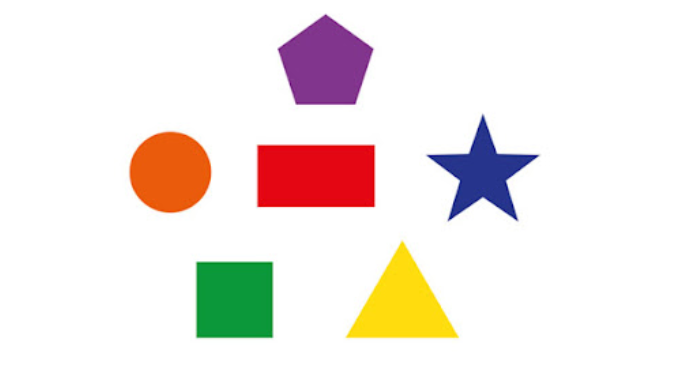
#> input picture labs/image processing/shapes.jpg, 673 x 384 px
$ python shapedetection.py
#> lines starting #> are read from the running program, lines starting #| are printed output that depends on the picture; after the words box and inside, x2 and y2 are one past the last pixel; in counts of white or black regions, pixels touching at a corner belong together
import cv2
import numpy as np

# Read the image
img1 = cv2.imread('shapes.jpg')
#> img1 is the input picture: shape (384, 673, 3); mean B, G, R 229.1, 233.4, 241.7
img2 = cv2.imread('shapes.jpg')

# Convert to grayscale
img1Grey = cv2.cvtColor(img1, cv2.COLOR_BGR2GRAY)
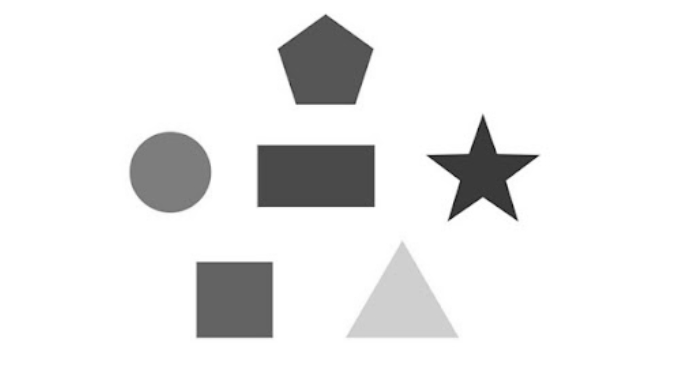
#> img1Grey: shape (384, 673); min 17, max 255, mean 235.4

# Apply threshold
_, thrash = cv2.threshold(img1Grey, 240, 255, cv2.THRESH_BINARY)
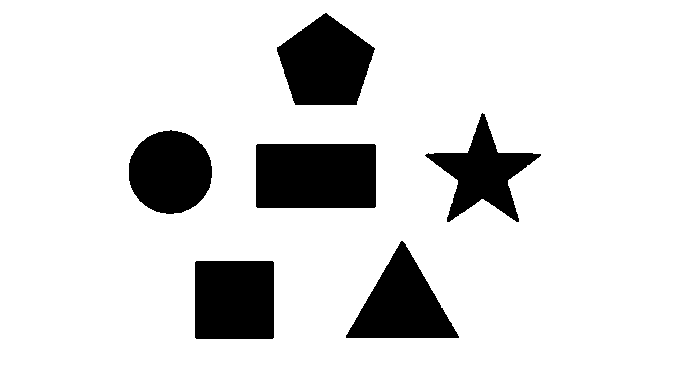
#> thrash: shape (384, 673); 86.1% white; 6 black regions

# Find contours
contours, _ = cv2.findContours(thrash, cv2.RETR_TREE, cv2.CHAIN_APPROX_NONE)
#> contours = 7 contours; box (x1, y1, x2, y2) and area: (0, 0, 673, 384) 257376, (255, 143, 377, 209) 7857, (276, 12, 376, 106) 6419, (194, 260, 275, 340) 6312, (345, 240, 460, 339) 5816, (128, 129, 213, 215) 5580, (424, 112, 542, 223) 4938

# Save the original labeled image
cv2.imwrite("OriginalOne.jpg", img1)

# Create a mask to remove all non-star shapes
mask = np.zeros(img1.shape[:2], dtype=np.uint8)  # Black mask (0 means remove, 255 means keep)

for contour in contours:
    approx = cv2.approxPolyDP(contour, 0.01 * cv2.arcLength(contour, True), True)
    cv2.drawContours(img1, [approx], 0, (0, 0, 0), 5)

    x = approx.ravel()[0]
    y = approx.ravel()[1] - 5

    if len(approx) == 3:
        cv2.putText(img1, "Triangle", (x, y), cv2.FONT_HERSHEY_COMPLEX, 0.5, (0, 0, 0))
        cv2.drawContours(mask, [contour], 0, 0, -1)  # Remove triangle (set mask to 0)

    elif len(approx) == 4:
        x1, y1, w, h = cv2.boundingRect(approx)
        aspectRatio = float(w) / h

        if 0.95 <= aspectRatio <= 1.05:
            cv2.putText(img1, "Square", (x, y), cv2.FONT_HERSHEY_COMPLEX, 0.5, (0, 0, 0))
        else:
            cv2.putText(img1, "Rectangle", (x, y), cv2.FONT_HERSHEY_COMPLEX, 0.5, (0, 0, 0))

        cv2.drawContours(mask, [contour], 0, 0, -1)  # Remove square/rectangle

    elif len(approx) == 5:
        cv2.putText(img1, "Pentagon", (x, y), cv2.FONT_HERSHEY_COMPLEX, 0.5, (0, 0, 0))
        cv2.drawContours(mask, [contour], 0, 0, -1)  # Remove pentagon

    elif len(approx) == 10:
        cv2.putText(img1, "Star", (x, y), cv2.FONT_HERSHEY_COMPLEX, 0.5, (0, 0, 0))
        cv2.drawContours(mask, [contour], 0, 255, -1)  # Keep the star (set mask to 255)

    else:
        cv2.putText(img1, "Circle", (x, y), cv2.FONT_HERSHEY_COMPLEX, 0.5, (0, 0, 0))
        cv2.drawContours(mask, [contour], 0, 0, -1)  # Remove circle
#> this loop made 7 passes
#> (approx, x, y, x1, y1, w, h, aspectRatio) on passes 1, 2, 4: ([[0, 0], [0, 383], [672, 383], [672, 0]], 0, -5, 0, 0, 673, 384, 1.75), ([[194, 262], [272, 260], [274, 337], [196, 339]], 194, 257, 194, 260, 81, 80, 1.01), ([[255, 145], [374, 143], [376, 206], [257, 208]], 255, 140, 255, 143, 122, 66, 1.85)
#> (x, y) on passes 5 to 7: (170, 124), (482, 107), (276, 42)
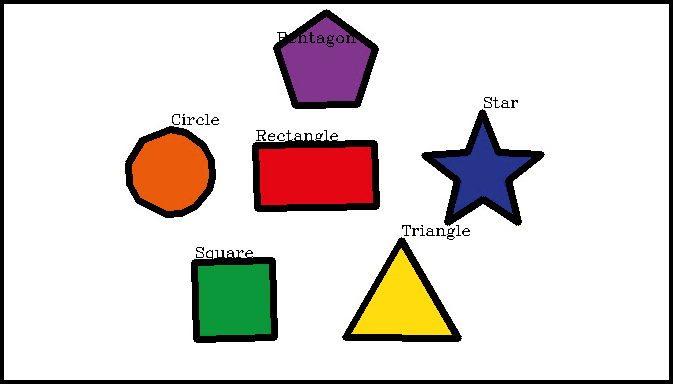
#> img1: shape (384, 673, 3); 9.03% of pixels changed, all inside (x1, y1, x2, y2) = (0, 0, 673, 384)
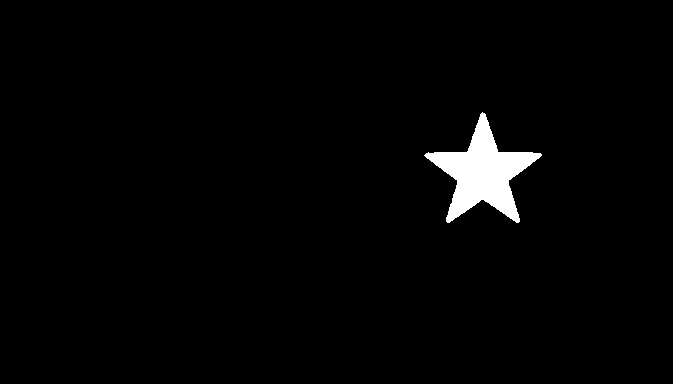
#> mask: shape (384, 673); 2% white; 1 white region, box (x1, y1, x2, y2) and area: (424, 112, 542, 223) 5135

# Save the labeled image
cv2.imwrite("NamesShapes.jpg", img1)

# Convert mask to 3 channels
mask = cv2.cvtColor(mask, cv2.COLOR_GRAY2BGR)

# Apply the mask to remove all shapes except the star
result = cv2.bitwise_and(img2, mask)  # Keeps only the star

# Save the final image with only the star remaining
cv2.imwrite("OnlyStar.jpg", result)
